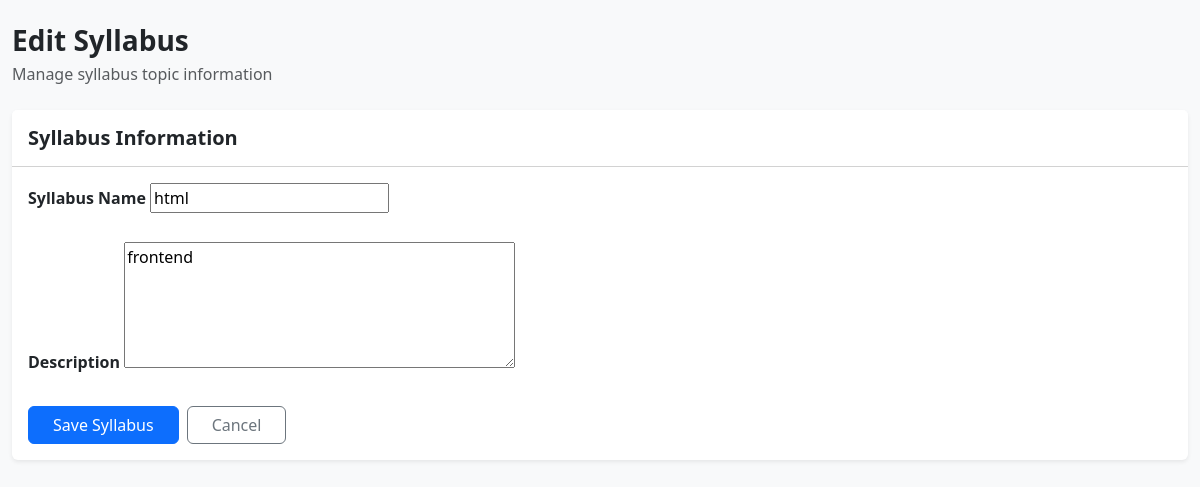
Page /courses/syllabus/1/edit/ on the earlier database version.
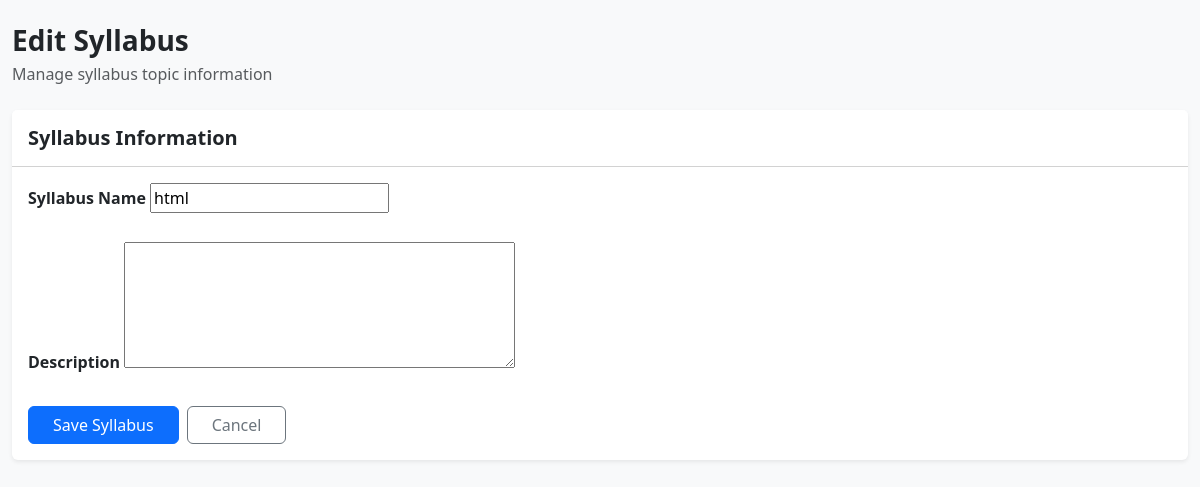
Same page on the later database version.
### Courses/models.py (models this page shows, shortened)
class Syllabus(models.Model):
    syllabus_name = models.CharField(max_length=100)
    syllabus_description = models.TextField(blank=True)

### Courses/views.py (the view)
# urls.py: path("syllabus/<int:syllabus_id>/edit/",views.syllabus_update,name="syllabus_update"),
def syllabus_update(request, syllabus_id):
    syllabus = get_object_or_404(Syllabus, id=syllabus_id)
    if request.method == "POST":
        form = SyllabusForm(request.POST, instance=syllabus)
        if form.is_valid():
            form.save()
            return redirect("syllabus_list")
    else:
        form = SyllabusForm(instance=syllabus)
    return render(
        request, "admin/syllabus_form.html", {"form": form, "title": "Edit Syllabus"}
    )

### Courses/forms.py
class SyllabusForm(forms.ModelForm):
    class Meta:
        model = Syllabus
        fields = [
            "syllabus_name",
            "syllabus_description",
        ]
        widgets = {
            "syllabus_description": forms.Textarea(
                attrs={
                    "rows": 5
                }
            ),
        }

### Courses/templates/admin/syllabus_form.html (shortened to what this page needs)
<!DOCTYPE html>
<html lang="en">
<head>
    <link rel="stylesheet" href="/static/bootstrap/css/bootstrap.min.css">
</head>
<body class="bg-light">
<div class="container-fluid py-4">
    <div class="mb-4">
        <h3 class="fw-bold mb-1">
            {{ title }}
        </h3>
        <p class="text-muted mb-0">
            Manage syllabus topic information
        </p>
    </div>
    <div class="card border-0 shadow-sm">
        <div class="card-header bg-white py-3">
            <h5 class="fw-semibold mb-0">
                Syllabus Information
            </h5>
        </div>
        <div class="card-body">
            <form method="POST">
                <div class="mb-4">
                    <label class="form-label fw-semibold">
                        Syllabus Name
                    </label>
                    {{ form.syllabus_name }}
                </div>
                <div class="mb-4">
                    <label class="form-label fw-semibold">
                        Description
                    </label>
                    {{ form.syllabus_description }}
                </div>
                <div class="d-flex gap-2">
                    <button type="submit"
                            class="btn btn-primary px-4">
                        Save Syllabus
                    </button>
                    <a href="{% url 'syllabus_list' %}"
                       class="btn btn-outline-secondary px-4">
                        Cancel
                    </a>
                </div>
            </form>
        </div>
    </div>
</div>
</body>
</html>

Differences in the rows shown:
changed Syllabus "html": syllabus_description "frontend" → (not shown)
